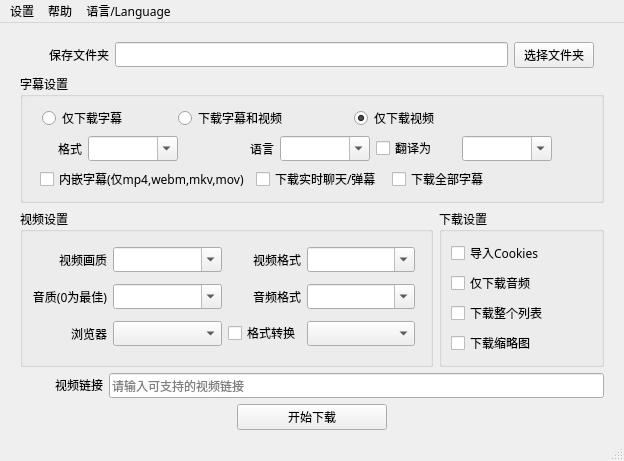
<?xml version="1.0" encoding="UTF-8"?>
<ui version="4.0">
 <class>MainWindow</class>
 <widget class="QMainWindow" name="MainWindow">
  <property name="geometry">
   <rect>
    <x>0</x>
    <y>0</y>
    <width>624</width>
    <height>436</height>
   </rect>
  </property>
  <property name="sizePolicy">
   <sizepolicy hsizetype="Fixed" vsizetype="Fixed">
    <horstretch>0</horstretch>
    <verstretch>0</verstretch>
   </sizepolicy>
  </property>
  <property name="font">
   <font>
    <family>Microsoft YaHei</family>
   </font>
  </property>
  <property name="windowTitle">
   <string>视频下载器(yt-dlp QtGUI)</string>
  </property>
  <widget class="QWidget" name="centralwidget">
   <layout class="QVBoxLayout" name="verticalLayout_2" stretch="1,4,4,1,1">
    <property name="leftMargin">
     <number>20</number>
    </property>
    <property name="rightMargin">
     <number>20</number>
    </property>
    <item>
     <layout class="QHBoxLayout" name="horizontalLayout_4" stretch="1,5,1">
      <property name="sizeConstraint">
       <enum>QLayout::SetDefaultConstraint</enum>
      </property>
      <property name="leftMargin">
       <number>10</number>
      </property>
      <property name="topMargin">
       <number>10</number>
      </property>
      <property name="rightMargin">
       <number>10</number>
      </property>
      <item>
       <widget class="QLabel" name="label">
        <property name="sizePolicy">
         <sizepolicy hsizetype="Preferred" vsizetype="Fixed">
          <horstretch>0</horstretch>
          <verstretch>0</verstretch>
         </sizepolicy>
        </property>
        <property name="text">
         <string>保存文件夹</string>
        </property>
        <property name="alignment">
         <set>Qt::AlignRight|Qt::AlignTrailing|Qt::AlignVCenter</set>
        </property>
       </widget>
      </item>
      <item>
       <widget class="QLineEdit" name="folder_edit">
        <property name="focusPolicy">
         <enum>Qt::StrongFocus</enum>
        </property>
        <property name="text">
         <string/>
        </property>
       </widget>
      </item>
      <item>
       <widget class="QPushButton" name="folder_button">
        <property name="text">
         <string>选择文件夹</string>
        </property>
        <property name="autoDefault">
         <bool>false</bool>
        </property>
        <property name="default">
         <bool>false</bool>
        </property>
        <property name="flat">
         <bool>false</bool>
        </property>
       </widget>
      </item>
     </layout>
    </item>
    <item>
     <widget class="QGroupBox" name="groupBox">
      <property name="title">
       <string>字幕设置</string>
      </property>
      <layout class="QVBoxLayout" name="verticalLayout">
       <property name="leftMargin">
        <number>9</number>
       </property>
       <item>
        <layout class="QHBoxLayout" name="horizontalLayout" stretch="1,1,1,1">
         <property name="leftMargin">
          <number>10</number>
         </property>
         <item>
          <widget class="QRadioButton" name="only_sub_radio_button">
           <property name="minimumSize">
            <size>
             <width>130</width>
             <height>0</height>
            </size>
           </property>
           <property name="maximumSize">
            <size>
             <width>200</width>
             <height>16777215</height>
            </size>
           </property>
           <property name="acceptDrops">
            <bool>false</bool>
           </property>
           <property name="autoFillBackground">
            <bool>false</bool>
           </property>
           <property name="text">
            <string>仅下载字幕</string>
           </property>
          </widget>
         </item>
         <item>
          <widget class="QRadioButton" name="sub_and_video_radio_button">
           <property name="minimumSize">
            <size>
             <width>170</width>
             <height>0</height>
            </size>
           </property>
           <property name="maximumSize">
            <size>
             <width>220</width>
             <height>16777215</height>
            </size>
           </property>
           <property name="sizeIncrement">
            <size>
             <width>0</width>
             <height>0</height>
            </size>
           </property>
           <property name="text">
            <string>下载字幕和视频</string>
           </property>
          </widget>
         </item>
         <item>
          <widget class="QRadioButton" name="only_video_radio_button">
           <property name="sizePolicy">
            <sizepolicy hsizetype="Minimum" vsizetype="Fixed">
             <horstretch>0</horstretch>
             <verstretch>0</verstretch>
            </sizepolicy>
           </property>
           <property name="minimumSize">
            <size>
             <width>0</width>
             <height>0</height>
            </size>
           </property>
           <property name="maximumSize">
            <size>
             <width>200</width>
             <height>16777215</height>
            </size>
           </property>
           <property name="text">
            <string>仅下载视频</string>
           </property>
           <property name="checked">
            <bool>true</bool>
           </property>
          </widget>
         </item>
         <item>
          <spacer name="horizontalSpacer_3">
           <property name="orientation">
            <enum>Qt::Horizontal</enum>
           </property>
           <property name="sizeType">
            <enum>QSizePolicy::Ignored</enum>
           </property>
           <property name="sizeHint" stdset="0">
            <size>
             <width>40</width>
             <height>20</height>
            </size>
           </property>
          </spacer>
         </item>
        </layout>
       </item>
       <item>
        <layout class="QHBoxLayout" name="horizontalLayout_2">
         <property name="rightMargin">
          <number>0</number>
         </property>
         <item>
          <widget class="QLabel" name="label_2">
           <property name="minimumSize">
            <size>
             <width>50</width>
             <height>0</height>
            </size>
           </property>
           <property name="maximumSize">
            <size>
             <width>50</width>
             <height>16777215</height>
            </size>
           </property>
           <property name="text">
            <string>格式</string>
           </property>
           <property name="alignment">
            <set>Qt::AlignRight|Qt::AlignTrailing|Qt::AlignVCenter</set>
           </property>
          </widget>
         </item>
         <item>
          <widget class="QComboBox" name="subtitle_format_menu">
           <property name="editable">
            <bool>true</bool>
           </property>
           <property name="currentText">
            <string/>
           </property>
          </widget>
         </item>
         <item>
          <widget class="QLabel" name="label_3">
           <property name="maximumSize">
            <size>
             <width>90</width>
             <height>16777215</height>
            </size>
           </property>
           <property name="text">
            <string>语言</string>
           </property>
           <property name="alignment">
            <set>Qt::AlignRight|Qt::AlignTrailing|Qt::AlignVCenter</set>
           </property>
          </widget>
         </item>
         <item>
          <widget class="QComboBox" name="subtitle_langs_menu">
           <property name="minimumSize">
            <size>
             <width>80</width>
             <height>0</height>
            </size>
           </property>
           <property name="editable">
            <bool>true</bool>
           </property>
          </widget>
         </item>
         <item>
          <widget class="QCheckBox" name="needs_translation_checkbox">
           <property name="maximumSize">
            <size>
             <width>80</width>
             <height>16777215</height>
            </size>
           </property>
           <property name="layoutDirection">
            <enum>Qt::LeftToRight</enum>
           </property>
           <property name="autoFillBackground">
            <bool>false</bool>
           </property>
           <property name="text">
            <string>翻译为</string>
           </property>
          </widget>
         </item>
         <item>
          <widget class="QComboBox" name="translation_dest_lang_menu">
           <property name="minimumSize">
            <size>
             <width>80</width>
             <height>0</height>
            </size>
           </property>
           <property name="editable">
            <bool>true</bool>
           </property>
          </widget>
         </item>
         <item>
          <spacer name="horizontalSpacer_5">
           <property name="orientation">
            <enum>Qt::Horizontal</enum>
           </property>
           <property name="sizeType">
            <enum>QSizePolicy::Ignored</enum>
           </property>
           <property name="sizeHint" stdset="0">
            <size>
             <width>40</width>
             <height>20</height>
            </size>
           </property>
          </spacer>
         </item>
        </layout>
       </item>
       <item>
        <layout class="QHBoxLayout" name="horizontalLayout_3" stretch="2,1,1,1">
         <property name="leftMargin">
          <number>8</number>
         </property>
         <item>
          <widget class="QCheckBox" name="embed_sub_checkbox">
           <property name="maximumSize">
            <size>
             <width>220</width>
             <height>16777215</height>
            </size>
           </property>
           <property name="text">
            <string>内嵌字幕(仅mp4,webm,mkv,mov)</string>
           </property>
          </widget>
         </item>
         <item>
          <widget class="QCheckBox" name="live_chat_subs_checkbox">
           <property name="minimumSize">
            <size>
             <width>130</width>
             <height>0</height>
            </size>
           </property>
           <property name="maximumSize">
            <size>
             <width>150</width>
             <height>16777215</height>
            </size>
           </property>
           <property name="text">
            <string>下载实时聊天/弹幕</string>
           </property>
          </widget>
         </item>
         <item>
          <widget class="QCheckBox" name="all_subtitles_checkbox">
           <property name="maximumSize">
            <size>
             <width>130</width>
             <height>16777215</height>
            </size>
           </property>
           <property name="text">
            <string>下载全部字幕</string>
           </property>
          </widget>
         </item>
         <item>
          <spacer name="horizontalSpacer_4">
           <property name="orientation">
            <enum>Qt::Horizontal</enum>
           </property>
           <property name="sizeType">
            <enum>QSizePolicy::Ignored</enum>
           </property>
           <property name="sizeHint" stdset="0">
            <size>
             <width>10</width>
             <height>20</height>
            </size>
           </property>
          </spacer>
         </item>
        </layout>
       </item>
      </layout>
     </widget>
    </item>
    <item>
     <layout class="QHBoxLayout" name="horizontalLayout_5" stretch="5,2">
      <item>
       <widget class="QGroupBox" name="groupBox_2">
        <property name="title">
         <string>视频设置</string>
        </property>
        <property name="checkable">
         <bool>false</bool>
        </property>
        <layout class="QGridLayout" name="gridLayout_2" columnstretch="1,2,1,2">
         <property name="rightMargin">
          <number>15</number>
         </property>
         <item row="0" column="0">
          <widget class="QLabel" name="label_5">
           <property name="text">
            <string>视频画质</string>
           </property>
           <property name="alignment">
            <set>Qt::AlignRight|Qt::AlignTrailing|Qt::AlignVCenter</set>
           </property>
          </widget>
         </item>
         <item row="0" column="1">
          <widget class="QComboBox" name="video_quality_menu">
           <property name="editable">
            <bool>true</bool>
           </property>
          </widget>
         </item>
         <item row="0" column="2">
          <widget class="QLabel" name="label_6">
           <property name="text">
            <string>视频格式</string>
           </property>
           <property name="alignment">
            <set>Qt::AlignRight|Qt::AlignTrailing|Qt::AlignVCenter</set>
           </property>
          </widget>
         </item>
         <item row="0" column="3">
          <widget class="QComboBox" name="video_format_menu">
           <property name="editable">
            <bool>true</bool>
           </property>
           <property name="currentText">
            <string/>
           </property>
          </widget>
         </item>
         <item row="1" column="0">
          <widget class="QLabel" name="label_7">
           <property name="text">
            <string>音质(0为最佳)</string>
           </property>
           <property name="alignment">
            <set>Qt::AlignRight|Qt::AlignTrailing|Qt::AlignVCenter</set>
           </property>
          </widget>
         </item>
         <item row="1" column="1">
          <widget class="QComboBox" name="audio_quality_menu">
           <property name="editable">
            <bool>true</bool>
           </property>
          </widget>
         </item>
         <item row="1" column="2">
          <widget class="QLabel" name="label_8">
           <property name="text">
            <string>音频格式</string>
           </property>
           <property name="alignment">
            <set>Qt::AlignRight|Qt::AlignTrailing|Qt::AlignVCenter</set>
           </property>
          </widget>
         </item>
         <item row="1" column="3">
          <widget class="QComboBox" name="audio_format_menu">
           <property name="editable">
            <bool>true</bool>
           </property>
          </widget>
         </item>
         <item row="2" column="0">
          <widget class="QLabel" name="label_9">
           <property name="text">
            <string>浏览器</string>
           </property>
           <property name="alignment">
            <set>Qt::AlignRight|Qt::AlignTrailing|Qt::AlignVCenter</set>
           </property>
          </widget>
         </item>
         <item row="2" column="1">
          <widget class="QComboBox" name="browser_menu"/>
         </item>
         <item row="2" column="2">
          <widget class="QCheckBox" name="recode_video_checkbox">
           <property name="maximumSize">
            <size>
             <width>80</width>
             <height>16777215</height>
            </size>
           </property>
           <property name="sizeIncrement">
            <size>
             <width>0</width>
             <height>0</height>
            </size>
           </property>
           <property name="layoutDirection">
            <enum>Qt::LeftToRight</enum>
           </property>
           <property name="text">
            <string>格式转换</string>
           </property>
          </widget>
         </item>
         <item row="2" column="3">
          <widget class="QComboBox" name="recode_video_menu"/>
         </item>
        </layout>
       </widget>
      </item>
      <item>
       <widget class="QGroupBox" name="groupBox_3">
        <property name="title">
         <string>下载设置</string>
        </property>
        <layout class="QVBoxLayout" name="verticalLayout_4">
         <item>
          <widget class="QCheckBox" name="import_cookies_from_browser_checkbox">
           <property name="text">
            <string>导入Cookies</string>
           </property>
          </widget>
         </item>
         <item>
          <widget class="QCheckBox" name="only_download_audio_checkbox">
           <property name="text">
            <string>仅下载音频</string>
           </property>
          </widget>
         </item>
         <item>
          <widget class="QCheckBox" name="download_all_playlist_checkbox">
           <property name="text">
            <string>下载整个列表</string>
           </property>
          </widget>
         </item>
         <item>
          <widget class="QCheckBox" name="download_thumbnail_checkbox">
           <property name="text">
            <string>下载缩略图</string>
           </property>
          </widget>
         </item>
        </layout>
       </widget>
      </item>
     </layout>
    </item>
    <item>
     <layout class="QHBoxLayout" name="horizontalLayout_6" stretch="1,6">
      <item>
       <widget class="QLabel" name="label_4">
        <property name="sizePolicy">
         <sizepolicy hsizetype="Preferred" vsizetype="Fixed">
          <horstretch>0</horstretch>
          <verstretch>0</verstretch>
         </sizepolicy>
        </property>
        <property name="text">
         <string>视频链接</string>
        </property>
        <property name="alignment">
         <set>Qt::AlignRight|Qt::AlignTrailing|Qt::AlignVCenter</set>
        </property>
       </widget>
      </item>
      <item>
       <widget class="QLineEdit" name="link_edit">
        <property name="inputMask">
         <string/>
        </property>
        <property name="text">
         <string/>
        </property>
        <property name="placeholderText">
         <string>请输入可支持的视频链接</string>
        </property>
       </widget>
      </item>
     </layout>
    </item>
    <item>
     <layout class="QHBoxLayout" name="horizontalLayout_7">
      <item>
       <spacer name="horizontalSpacer_2">
        <property name="orientation">
         <enum>Qt::Horizontal</enum>
        </property>
        <property name="sizeType">
         <enum>QSizePolicy::Preferred</enum>
        </property>
        <property name="sizeHint" stdset="0">
         <size>
          <width>40</width>
          <height>20</height>
         </size>
        </property>
       </spacer>
      </item>
      <item>
       <widget class="QPushButton" name="download_button">
        <property name="sizePolicy">
         <sizepolicy hsizetype="Maximum" vsizetype="Fixed">
          <horstretch>0</horstretch>
          <verstretch>0</verstretch>
         </sizepolicy>
        </property>
        <property name="maximumSize">
         <size>
          <width>150</width>
          <height>16777215</height>
         </size>
        </property>
        <property name="text">
         <string>开始下载</string>
        </property>
       </widget>
      </item>
      <item>
       <spacer name="horizontalSpacer">
        <property name="orientation">
         <enum>Qt::Horizontal</enum>
        </property>
        <property name="sizeType">
         <enum>QSizePolicy::Preferred</enum>
        </property>
        <property name="sizeHint" stdset="0">
         <size>
          <width>40</width>
          <height>20</height>
         </size>
        </property>
       </spacer>
      </item>
     </layout>
    </item>
   </layout>
  </widget>
  <widget class="QMenuBar" name="menubar">
   <property name="geometry">
    <rect>
     <x>0</x>
     <y>0</y>
     <width>624</width>
     <height>23</height>
    </rect>
   </property>
   <widget class="QMenu" name="actionSettings">
    <property name="title">
     <string>设置</string>
    </property>
    <addaction name="actionDefault"/>
   </widget>
   <widget class="QMenu" name="menuHelp">
    <property name="title">
     <string>帮助</string>
    </property>
    <addaction name="actionHelp"/>
    <addaction name="actionShowLicense"/>
    <addaction name="separator"/>
    <addaction name="actionAbout"/>
   </widget>
   <widget class="QMenu" name="menu">
    <property name="title">
     <string>语言/Language</string>
    </property>
    <addaction name="actionSimplifiedChinese"/>
    <addaction name="actionTraditionalChinese"/>
    <addaction name="actionEnglish"/>
   </widget>
   <addaction name="actionSettings"/>
   <addaction name="menuHelp"/>
   <addaction name="menu"/>
  </widget>
  <widget class="QStatusBar" name="statusbar"/>
  <action name="actionHelp">
   <property name="text">
    <string>帮助文档</string>
   </property>
  </action>
  <action name="actionShowLicense">
   <property name="text">
    <string>查看许可证</string>
   </property>
  </action>
  <action name="actionAbout">
   <property name="text">
    <string>关于</string>
   </property>
  </action>
  <action name="actionDefault">
   <property name="text">
    <string>恢复默认值</string>
   </property>
  </action>
  <action name="actionSimplifiedChinese">
   <property name="checkable">
    <bool>true</bool>
   </property>
   <property name="checked">
    <bool>false</bool>
   </property>
   <property name="text">
    <string>中文（简体）</string>
   </property>
  </action>
  <action name="actionTraditionalChinese">
   <property name="checkable">
    <bool>true</bool>
   </property>
   <property name="text">
    <string>中文（繁體）</string>
   </property>
  </action>
  <action name="actionEnglish">
   <property name="checkable">
    <bool>true</bool>
   </property>
   <property name="text">
    <string>English</string>
   </property>
  </action>
 </widget>
 <resources/>
 <connections/>
</ui>
